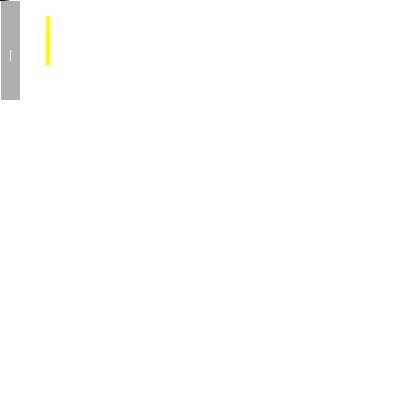
Frame 1 (no input)
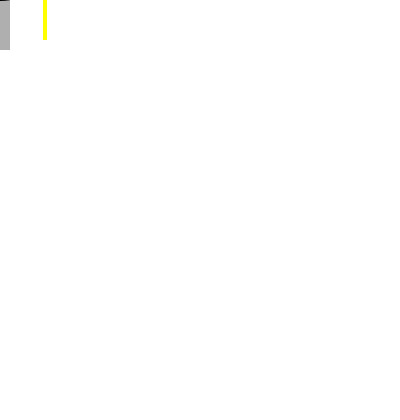
Frame 60 (the mouse pressed at the canvas centre just before this capture)
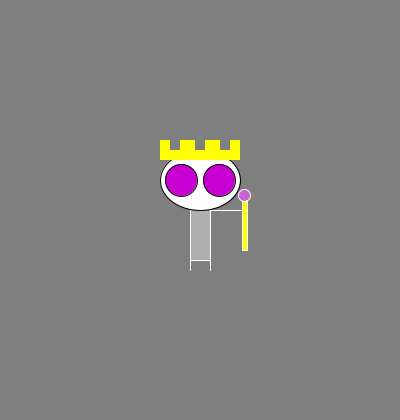
Frame 120 (the mouse held since frame 60 and released just before this capture)

The Processing sketch that drew these frames (run headless with seeded random() and noise(); from frame 60 on, the mouse is pressed at the canvas centre):

// Processing sketch: processing_5752
// ── processing_5752.pde

void setup() { 
  // algemeen
  size (400,420); 
  smooth(); 
  frameRate(30); 
} 
 
void draw() { 
  // Achtergrond bepalen, bewegen doet achtergrond veranderen
  background(0); 
   
  if(mouseX < width/3) { 
  background(255); 
  }else if (mouseX < 2*width/3) { 
  background(127); 
  }else{ 
  background(0); 
}
  // Koning ophalen door void DrawKoning te activeren
  DrawKoning();   


  // Centermode voor ellipse en rect
  ellipseMode(CENTER); 
  rectMode(CENTER); 


}

   // DrawKoning();  om op te roepen
   void DrawKoning()
{  
   //Draw Koning Zoog's lichaam
   stroke(255); 
   fill(175); 
   rect(mouseX,mouseY,20,100); 
  
   //Draw Koning Zoog's hoofd 
   stroke(0); 
   fill(255); 
   ellipse(mouseX,mouseY-30,80,60); 
  
   //Draw Koning Zoog's ogen (meekleurend)
   fill(mouseX,0,mouseY); 
   ellipse(mouseX-19,mouseY-30,32,32); 
   ellipse(mouseX+19,mouseY-30,32,32); 

 
   //kroontje
   noStroke();
   fill(255,255,0);
   // mee-kleurende blokjes, kroontje
   rect(mouseX-0,mouseY-60,80,20);
   if(mouseX < width/3) { 
   fill(255); 
   }else if (mouseX < 2*width/3) { 
   fill(127); 
   }else{ 
   fill(0); 
 } 
  
   rect(mouseX-25,mouseY-65,10,10);
   rect(mouseX-0,mouseY-65,10,10);
   rect(mouseX+25,mouseY-65,10,10);
 
  //Zoog arm
  stroke(255); 
  line(mouseX+10,mouseY+00,pmouseX+43,pmouseY+00);  
  
  
  //scepter (meekleurend)
  fill(255,255,0);
  rect(mouseX+45,mouseY+15,5,50);
  fill(mouseX,100,mouseY);
  ellipse(mouseX+44,mouseY-15,12,12);
  
  //Draw Koning Zoog's benen 
  stroke(255); 
  line(mouseX-10,mouseY+50,pmouseX-10,pmouseY+60);  
  line(mouseX+10,mouseY+50,pmouseX+10,pmouseY+60);  
} 
 // Deze gast heeft ook nog wat te zeggen
  void mousePressed() { 
  if (mousePressed && (mouseButton == LEFT)) {
    println("al die codes ook,...word helemaal gek!");
    background(255,0,255); 
} else if (mousePressed && (mouseButton == RIGHT))
    background(255,0,255); 
    println("Doods Flits!!Voel de kracht van Koning Zooq!");
  }
